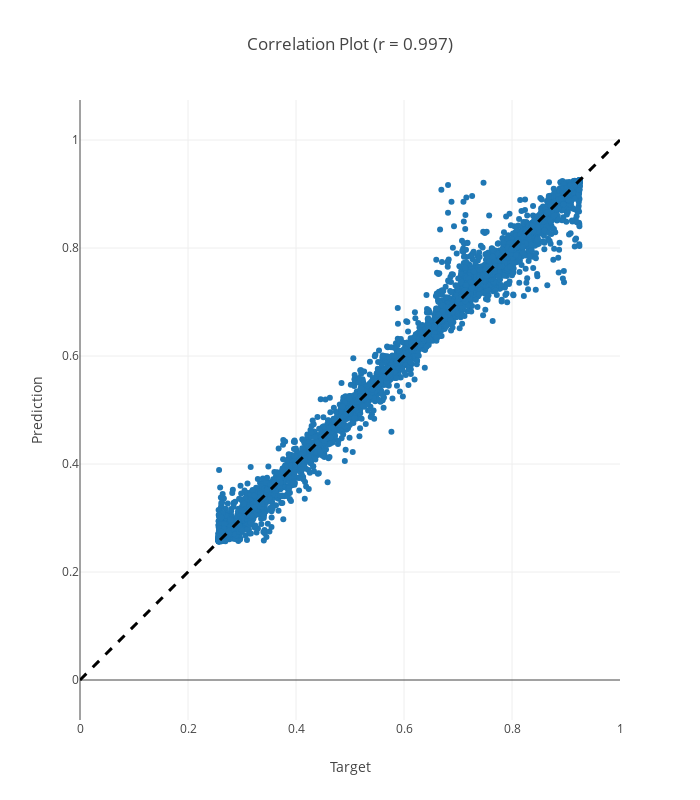

Write notebook code for a chart like this one.
### Markdown cell above
### Detecting causality from $\mathbf{X} \rightarrow \mathbf{Y}$

### Code cell
CCM(data=data, target=target, k=3, attractor_viz=False, prediction_corr_viz=True);

### Figure 1 — Plotly figure (JSON) as saved in the notebook; plotly's stock layout.template omitted (floating-point values rounded to 4 significant figures; data arrays with more than 128 entries replaced by an {"elided": "..."} marker saying what was removed)
{"data": [{"mode": "markers", "type": "scatter", "x": {"elided": "10000 float values"}, "y": {"elided": "10000 float values"}}, {"hoverinfo": "none", "line": {"color": "#000000", "dash": "dash", "width": 3}, "mode": "lines", "type": "scatter", "x": [0, 1], "y": [0, 1]}], "layout": {"height": 800, "showlegend": false, "title": "Correlation Plot (r = 0.997)", "width": 700, "xaxis": {"title": "Target"}, "yaxis": {"scaleanchor": "x", "title": "Prediction"}}}
